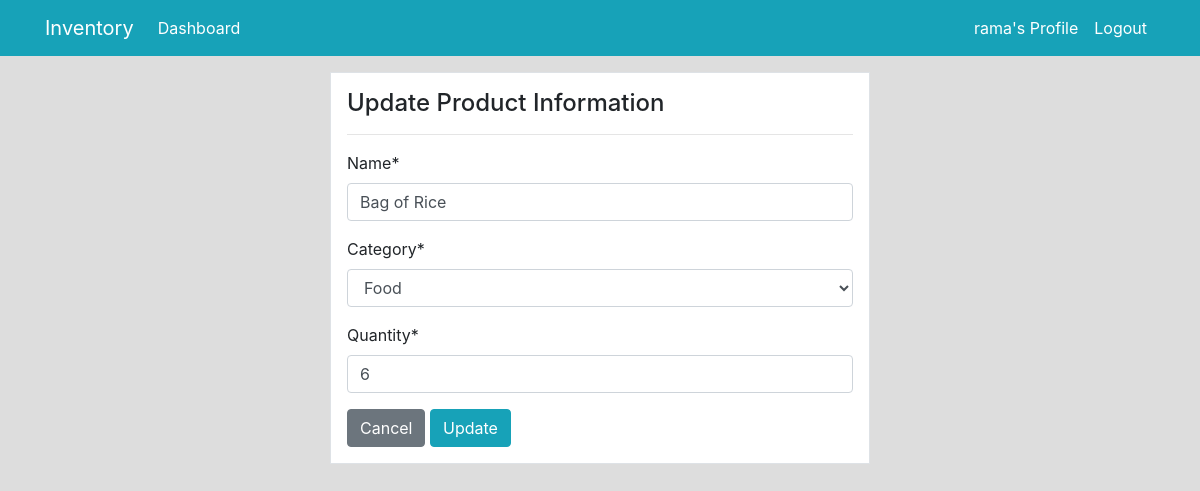
Page /product/edit/1/ (signed in) on the committed database.
### dashboard/models.py (models this page shows, shortened)
class Product(models.Model):
       name=models.CharField(max_length=100,null=True)
       category=models.CharField(max_length=20,choices=CATEGORY, null=True)
       quantity=models.PositiveIntegerField(null=True)
       class Meta:
              verbose_name_plural='Product'

### dashboard/views.py (the view)
# urls.py: path('product/edit/<int:pk>/',views.product_update,name="dashboard-product-edit"),
def product_update(request,pk):
       item=Product.objects.get(id=pk)
       if request.method=='POST':
              form=ProductForm(request.POST,instance=item)
              if form.is_valid():
                     form.save()
                     return redirect('dashboard-product')
       else:
              form=ProductForm(instance=item)
       context={
              'form':form
       }
       return render(request,'dashboard/product_edit.html',context)

### dashboard/forms.py
class ProductForm(forms.ModelForm):
       class Meta:
              model=Product
              fields=['name','category','quantity']

### templates/dashboard/product_edit.html (shortened to what this page needs)
{% extends 'partials/base.html' %}
{% load crispy_forms_tags %}
{% block content %}
<div class="container">
       <div class="row my-3">
              <div class="col-md-6 offset-md-3">
                     <div class="border bg-white p-3">
                            <h4>Update Product Information</h4>
                            <hr>
                            <form method="POST">
                                   {{ form|crispy }}
                            <a href="{% url 'dashboard-product' %}" class="btn btn-secondary">Cancel</a>
                            <input  class="btn btn-info" type="submit" value="Update">
                     </form>
                     </div>
              </div>
       </div>
</div>
{% endblock %}

### templates/partials/nav.html (shortened to what this page needs)
<nav class="navbar navbar-expand-lg navbar-info bg-info">
    {% if user.is_authenticated %}
       <div class="container">
           <a class="navbar-brand text-white" href="{% url 'dashboard-index' %}">Inventory</a>
           <div class="collapse navbar-collapse" id="navbarSupportedContent">
               <ul class="navbar-nav mr-auto">
                   <li class="nav-item active">
                       <a class="nav-link text-white" href="{% url 'dashboard-index' %}">Dashboard </a>
                   </li>
               </ul>
               <ul class="navbar-nav ml-auto">
                   <li class="nav-item active">
                       <a class="nav-link text-white" href="{% url 'user-profile' %}">{{user.username}}'s Profile </a>
                   </li>
                   <li class="nav-item">
                       <a class="nav-link text-white" href="{% url 'user-logout' %}">Logout</a>
                   </li>
               </ul>
       {% endif %}
   </nav>

### static/style.css (style rules this page uses)
body { background: rgb(221, 221, 221); }

### rows in the picture
Product: name "Bag of Rice", category "Food", quantity "6"

### other values in the picture
{{ user.username }} "rama"
